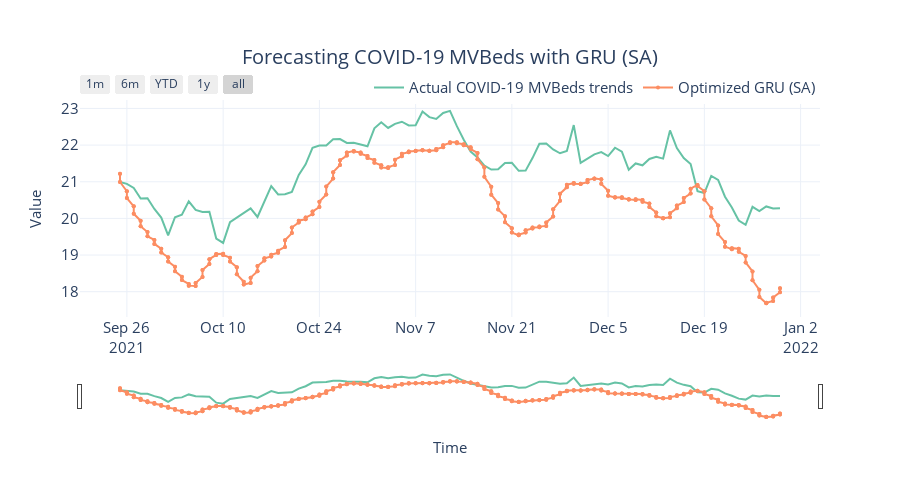

Notebook code for this chart:
### Code cell
# prediction using the best parameters
rnn_config = SingleStepRNNConfig(
    rnn_type=best_params[0],
    input_size=11,
    hidden_size=best_params[1],
    num_layers=best_params[2],
    bidirectional=best_params[3],
    learning_rate=1e-3,
)

model = SingleStepRNNModel(rnn_config)
# model.float()

# logger = TensorBoardLogger("notebook/multivariate/tb_logs", name="my_rnn_experiment")
trainer = pl.Trainer(
    # logger=logger,
    min_epochs=5,
    max_epochs=100,
    accelerator="gpu",
    devices=1,
    callbacks=[EarlyStopping(monitor="valid_loss", patience=10)],
)

trainer.fit(model, datamodule)

predictions = trainer.predict(model, datamodule.test_dataloader())
predictions = torch.cat(predictions).squeeze().detach().numpy()
predictions = predictions * datamodule.train.std + datamodule.train.mean

actuals = test["covidOccupiedMVBeds"].values

assert (
    actuals.shape == predictions.shape
), "Mismatch in shapes between actuals and predictions"

algorithm_name = rnn_config.rnn_type

metrics = {
    "Algorithm": f"{algorithm_name} (SA)",
    "MAE": mae(actuals, predictions),
    "MSE": mse(actuals, predictions),
    "MASE": mase(actuals, predictions, train["covidOccupiedMVBeds"].values),
    "Forecast Bias": forecast_bias(actuals, predictions),
}

value_formats = ["{}", "{:.4f}", "{:.4f}", "{:.4f}", "{:.2f}"]

metrics = {
    key: format_.format(value)
    for key, value, format_ in zip(metrics.keys(), metrics.values(), value_formats)
}

pred_df_ = pd.DataFrame({f"Optimized {algorithm_name} (SA)": predictions}, index=test.index)

pred_df = test.join(pred_df_)

metric_record.append(metrics)

print(metrics)

fig = plot_forecast(
    pred_df,
    forecast_columns=[f"Optimized {algorithm_name} (SA)"],
    forecast_display_names=[f"Optimized {algorithm_name} (SA)"],
)

title = f"Forecasting COVID-19 MVBeds with {algorithm_name} (SA)"
fig = format_plot(fig, title=title)
fig.update_xaxes(
    rangeslider_visible=True,
    rangeselector=dict(
        buttons=list(
            [
                dict(count=1, label="1m", step="month", stepmode="backward"),
                dict(count=6, label="6m", step="month", stepmode="backward"),
                dict(count=1, label="YTD", step="year", stepmode="todate"),
                dict(count=1, label="1y", step="year", stepmode="backward"),
                dict(step="all"),
            ]
        )
    ),
)

# save_path = f"images/forecast_multivarate_{algorithm_name}.png"
# pio.write_image(fig, save_path)
fig.show()

### Figure 1 — Plotly figure (JSON) as saved in the notebook; plotly's stock layout.template omitted (floating-point values rounded to 4 significant figures; data arrays with more than 128 entries replaced by an {"elided": "..."} marker saying what was removed)
{"data": [{"line": {"color": "rgb(102,194,165)", "width": 2}, "marker": {"opacity": 0.5, "size": 6}, "mode": "lines", "name": "Actual COVID-19 MVBeds trends", "type": "scatter", "x": {"elided": "388 str values"}, "y": {"elided": "388 float values"}}, {"line": {"color": "rgb(252,141,98)", "width": 2}, "marker": {"size": 4}, "mode": "lines+markers", "name": "Optimized GRU (SA)", "type": "scatter", "x": {"elided": "388 str values"}, "y": {"elided": "388 float values"}}], "layout": {"autosize": false, "height": 500, "legend": {"font": {"size": 15}, "orientation": "h", "title": {}, "x": 1, "xanchor": "right", "y": 0.98, "yanchor": "bottom"}, "title": {"font": {"size": 20}, "text": "Forecasting COVID-19 MVBeds with GRU (SA)", "x": 0.5, "xanchor": "center", "yanchor": "top"}, "width": 900, "xaxis": {"rangeselector": {"buttons": [{"count": 1, "label": "1m", "step": "month", "stepmode": "backward"}, {"count": 6, "label": "6m", "step": "month", "stepmode": "backward"}, {"count": 1, "label": "YTD", "step": "year", "stepmode": "todate"}, {"count": 1, "label": "1y", "step": "year", "stepmode": "backward"}, {"step": "all"}]}, "rangeslider": {"visible": true}, "tickfont": {"size": 15}, "title": {"font": {"size": 15}, "text": "Time"}}, "yaxis": {"tickfont": {"size": 15}, "title": {"font": {"size": 15}, "text": "Value"}}}}
